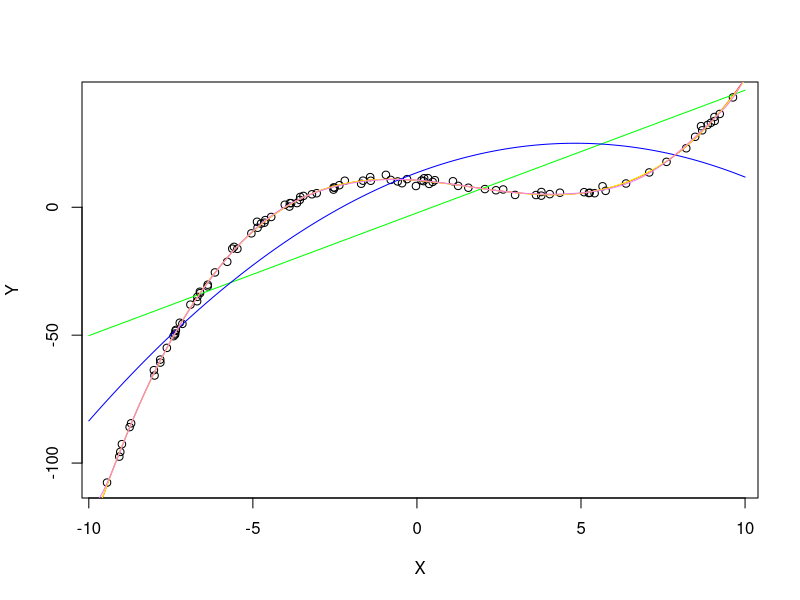
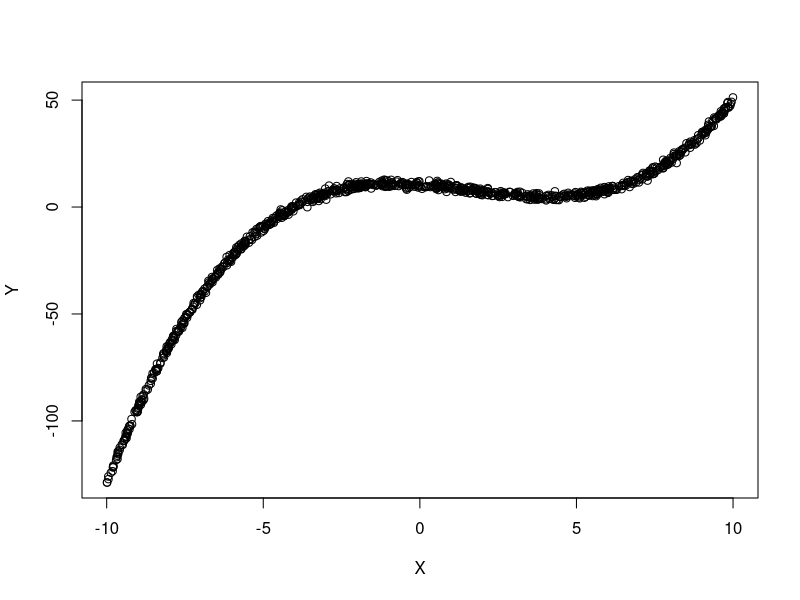
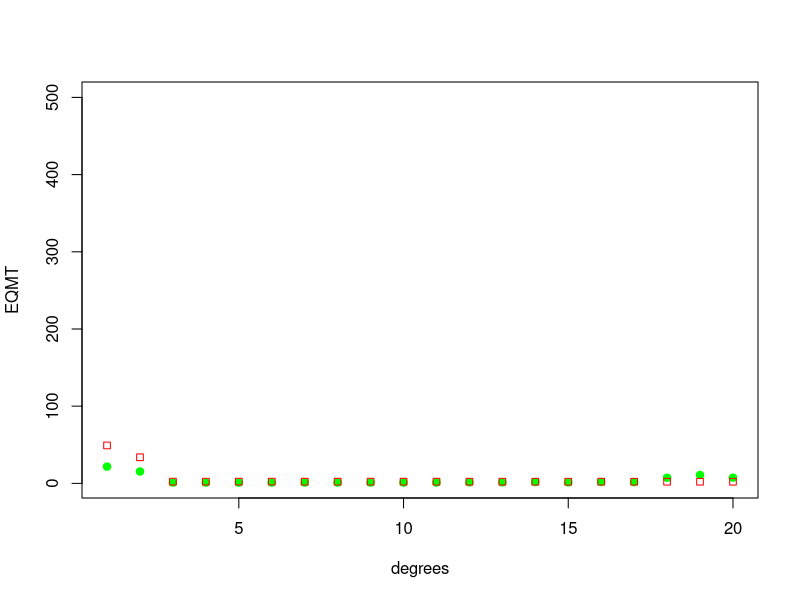

The R source for these figures, in order:
# Title     : TODO
# Objective : TODO
# Created by: AYOUB
# Created on: 30/11/2020


############################## Etape 1 generer ensemble d'apprentissage

# Fonction generate
f <- function (x, bruit) {
  return(0.1*x^3 - 0.5*x^2 - x + 10 + bruit)
}

generate <- function (n) {
  set.seed(0)
  bruit <- rnorm(n, 0.5, 1)
  X <- runif(n, -10, 10)
  Y <- f(X, bruit)
  return(cbind(X, Y))
}

S1 <- generate(100)
x <- S1[, 1]
y <- S1[, 2]
plot(S1, xlab = "X", ylab = "Y")

############################## Etape 2 model de prediction
# regression lineaire
m1 <- lm(S1[, 2] ~ S1[, 1])
m2 <- lm(S1[, 2] ~ poly(S1[, 1], 2))
print(m1)

M <- c(1, 2, 3, 6, 12)
x <- S1[, 1]
y <- S1[, 2]
z <- seq(from = -10, to = 10, length.out = 300)

couleur <- c("green", "blue", "red", "yellow", "violet")
c <- 1

for (i in M) {
  modelM <- lm(y ~ poly(x, i))
  print(modelM)
  predictZ <- predict(modelM, data.frame(x = z))
  lines(z, predictZ, col = couleur[c], lty = 1)
  c <- c + 1
}

# Le model qui col le mieux aux données d'apprentisage est le model 3 et 6
# le phénomène observé est le sur apprentisage avec le model 12

# Etpae 3 : Sélection du modèle
test <- generate(1000)
plot(test)
xTest <- test[, 1]
yTest <- test[, 2]

degrees <- seq(1, 20)

EQMA <- rep(0, length(degrees))
EQMT <- rep(0, length(degrees))

EQM <- function (x, y, N) {
  return(sqrt(sum( (y-x)^2)/N))
}

for (i in degrees) {
  model <- lm(y ~ poly(x, i))
  p <- predict(model, data.frame(x = x))
  EQMA[i] <- EQM(p, y, 15)

  pT <- predict(model, data.frame(x = xTest))
  EQMT[i] <- EQM(pT, yTest, 1000)
}

EQMA
EQMT
plot(degrees, EQMT, ylim = c(1, 500), col = "green", pch = 19)
points(degrees, EQMA, col = "red", pch = 22)
